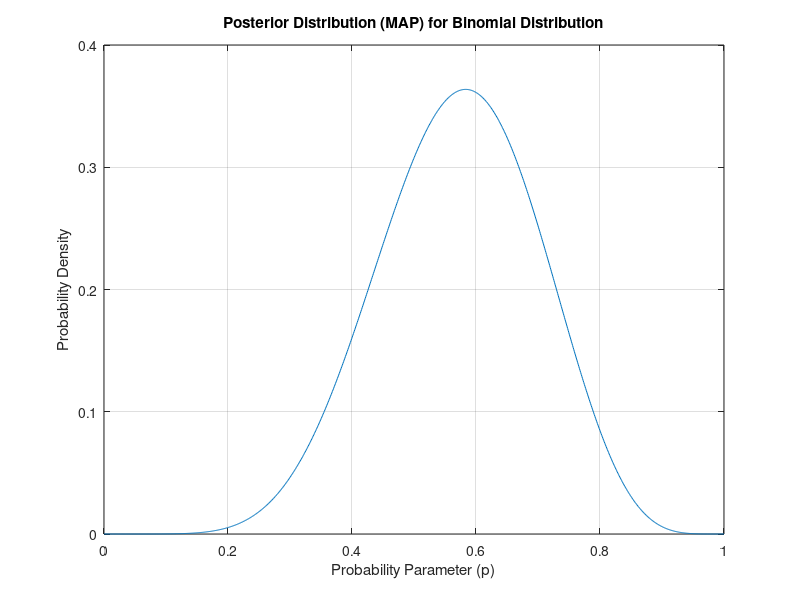

The MATLAB source for this figure:
%% MAP for Binomial Distribution (extension of Bernoulli Distribution)

% Sample binary data (0s and 1s)
data = [0, 1, 0, 1, 1, 1, 0, 0, 1, 1];

% Number of trials (total number of data points)
n_trials = length(data);

% Number of successes (number of 1s in the data)
n_successes = sum(data);

% Define the likelihood function for a Binomial distribution
likelihood = @(p) binopdf(n_successes,n_trials,p);

% Initial guess for the probability parameter (p)
initial_p = n_successes / n_trials;

% Prior information (Beta distribution as a conjugate prior for Binomial)
alpha_prior = 2;    % Prior shape parameter (pseudo-counts for successes)
beta_prior = 2;     % Prior shape parameter (pseudo-counts for failures)

% Define the prior function for the probability parameter p (Beta distribution)
prior = @(p) betapdf(p, alpha_prior, beta_prior);

% Define the posterior function (posterior = likelihood * prior)
posterior = @(p) likelihood(p) .* prior(p);

% Define the negative log-posterior function for minimization
neg_log_posterior = @(p) -log(posterior(p));

% Perform Maximum A Posteriori (MAP) estimation using fminsearch
estimated_p = fminsearch(neg_log_posterior, initial_p);

disp(['Estimated probability parameter (p): ', num2str(estimated_p)]);

%% Plot

x_values = linspace(0,1,1000);
pdf_values = posterior(x_values);
plot(x_values,pdf_values)
xlabel('Probability Parameter (p)');
ylabel('Probability Density');
title('Posterior Distribution (MAP) for Binomial Distribution');
grid on;
